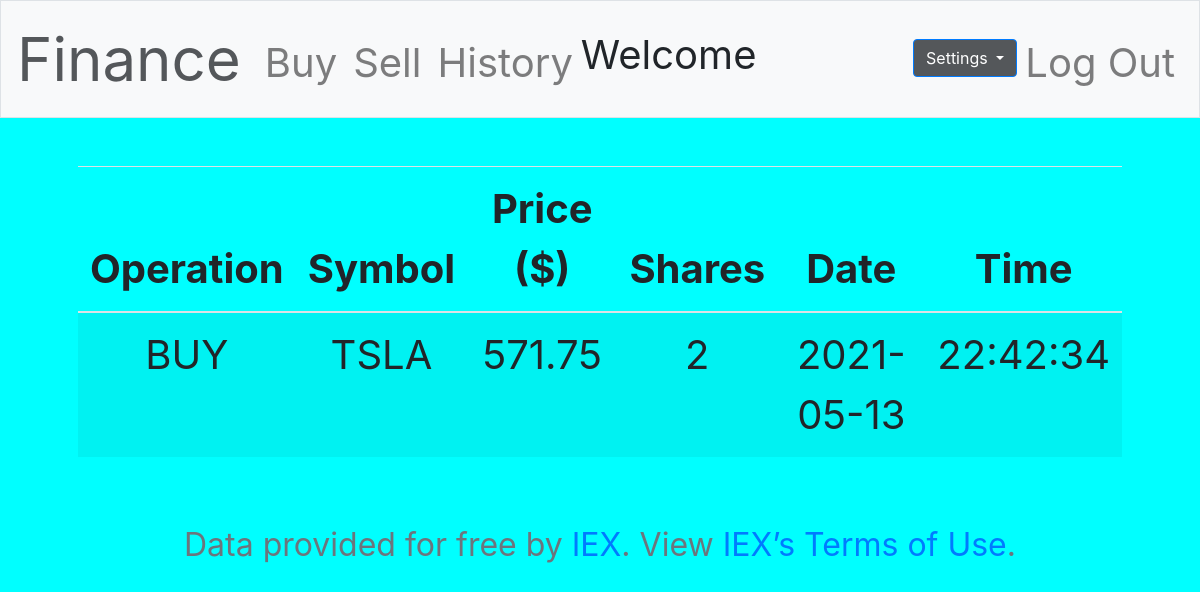
The app's page /history (signed in) with its own data.
### tables this page shows
CREATE TABLE history ( username TEXT, operation TEXT, symbol TEXT, price NUMERIC, shares INTEGER, date TEXT DEFAULT CURRENT_DATE, time  TEXT DEFAULT CURRENT_TIME);

### application.py (the view)
@app.route("/history")
@login_required
def history():
    username = db.execute("SELECT username FROM users WHERE id= (:id)", id=int(session["user_id"]))[0]["username"]
    stocks = db.execute("SELECT * FROM history WHERE username = (:username) ORDER BY date, time DESC", username=username)
    for stock in stocks:
        symbol = str(stock["symbol"])
        shares = int(stock["shares"])
        operation = stock["operation"]
        price = int(stock["price"])
        date = str(stock["date"])
        time = str(stock["time"])
    return render_template("history.html", stocks=stocks, username=username)

### application.py (called while the page is built)
@app.after_request
def after_request(response):
    response.headers["Cache-Control"] = "no-cache, no-store, must-revalidate"
    response.headers["Expires"] = 0
    response.headers["Pragma"] = "no-cache"
    return response

### helpers.py (called while the page is built)
def login_required(f):
    @wraps(f)
    def decorated_function(*args, **kwargs):
        if session.get("user_id") is None:
            return redirect("/welcome")
        return f(*args, **kwargs)
    return decorated_function

### templates/history.html (shortened to what this page needs)
{% extends "layout.html" %}
{% block main %}
<form action="/history" method="post">
            <table class="table table-striped">
        <thead>
            <tr>
                <th>Operation</th>
                <th>Symbol</th>
                <th>Price ($)</th>
                <th>Shares</th>
                <th>Date</th>
                <th>Time</th>
            </tr>
        </thead>
        <tbody>
                {% for stock in stocks %}
                <tr>
                    <td>{{ stock.operation }}</td>
                    <td>{{ stock.symbol }}</td>
                    <td>{{ stock.price }}</td>
                    <td>{{ stock.shares }}</td>
                    <td>{{ stock.date }}</td>
                    <td>{{ stock.time }}</td>
                </tr>
                {% endfor %}
        </tbody>
    </table>
{% endblock %}

### static/styles.css (style rules this page uses)
html, body { box-sizing:border-box; }
body { width: auto; overflow-x: hidden; margin: 0; background-color: rgba(237,242,243,255); }
@media (max-width:1200px) and (min-width:1025px) { body { font-size: 40px; background-color: aqua; } }

### records on screen
history: operation "BUY", symbol "TSLA", price "571.75", shares "2", date "2021-05-13", time "22:42:34"
